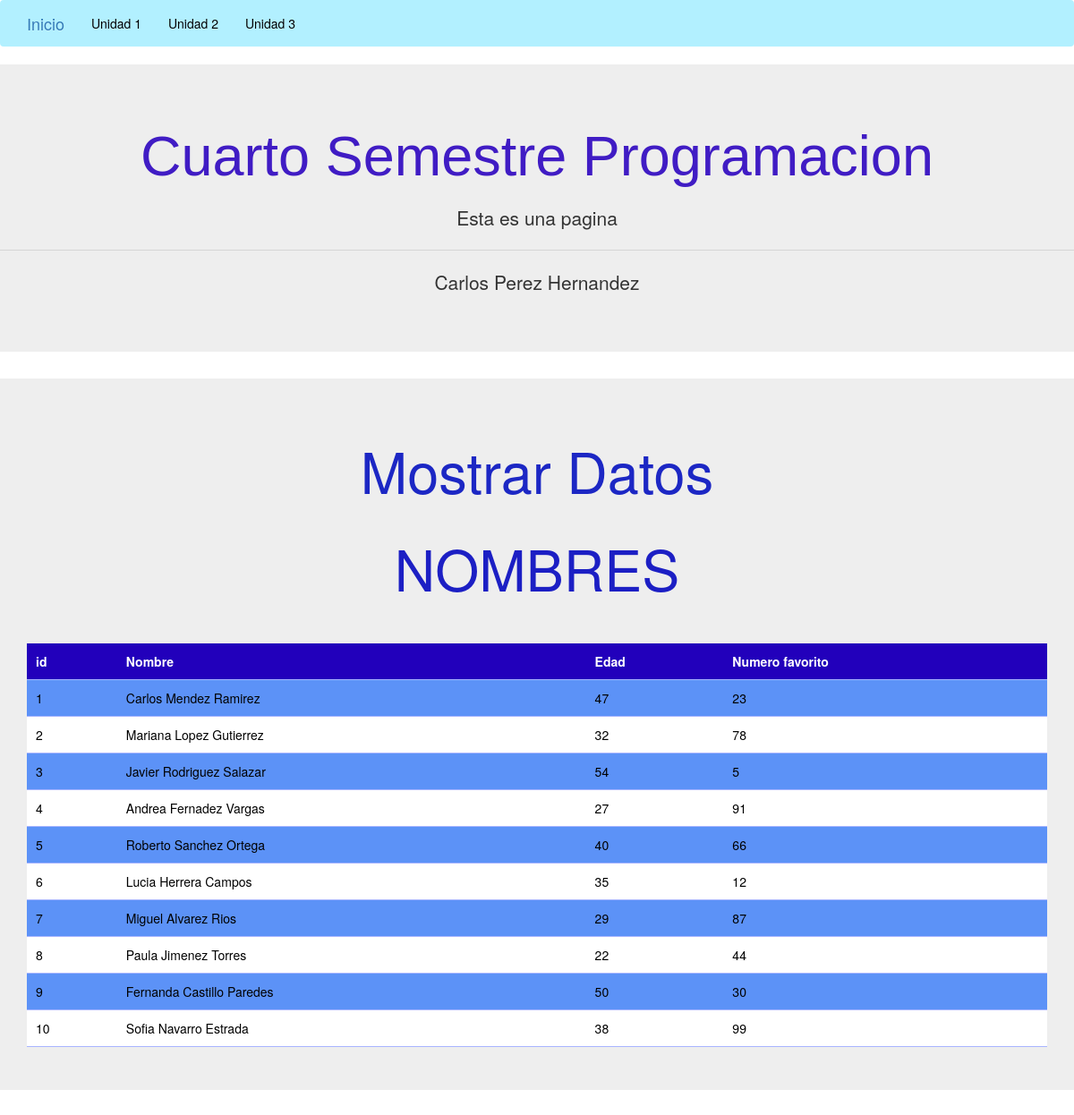
The page /carlos1.php on the database its author committed.
### tables this page shows
CREATE TABLE `lista` (
  `id` int(11) NOT NULL,
  `nombre` varchar(25) NOT NULL,
  `edad` int(10) NOT NULL,
  `numero favorito` int(10) NOT NULL
);

### carlos1.php (the view, shortened to what this page needs)
<!DOCTYPE html>
<html lang="en">
<head>
    <link rel="stylesheet" href="https://maxcdn.bootstrapcdn.com/bootstrap/3.3.1/css/bootstrap.min.css">
    <link rel="stylesheet" href="https://maxcdn.bootstrapcdn.com/bootstrap/3.3.1/css/bootstrap-theme.min.css">
    <link href="https://fonts.cdn fonts.com/css/al-valenciaga-personaluseonly" rel="stylesheet">
<body>
<nav class="navbar navbar-light" style="background-color:rgb(178, 240, 255)">
        <div class="container">
            <a class="navbar-brand" href="indexx.html">Inicio</a>
            <div class="collapse navbar-collapse" id="navbarNavDropdown">
                <ul class="nav navbar-nav">
                    <li class="nav-item dropdown">
                        <a class="nav-link dropdown-toggle" href="#" id="navbarDropdownMenuLink" style="color: black"
                        data-toggle="dropdown" aria-haspopup="true" aria-expanded="false">Unidad 1</a>
                    </li>
                    <li class="nav-item dropdown">
                        <a class="nav-link dropdown-toggle" href="#" id="navbarDropdownMenuLink" style="color: black;"
                        data-toggle="dropdown" aria-haspopup="true" aria-expanded="false">Unidad 2</a>
                    </li>
                    <li class="nav-item dropdown">
                        <a class="nav-link dropdown-toggle" href="#" id="navbarDropdownMenuLink" style="color: black;"
                        data-toggle="dropdown" aria-haspopup="true" aria-expanded="false">Unidad 3</a>
                    </li>
                </ul>
            </div>
        </div>
    </nav>
    <div class="jumbotron">
        <h1  class="display-4 font" style="text-align: center;
        background-color: rgb(64, 28, 196);
        -webkit-background-clip: text;
        background-clip: text;
        color: transparent; font-family: 'Al Valenciaga PersonalUseOnly', sans-serif;">Cuarto Semestre Programacion</h1>        <p class="lead"  style="text-align: center;">Esta es una pagina</p>
        <hr class="my-4">
        <p style="text-align: center;">Carlos Perez Hernandez
        </p>
    </div>
    <div class="jumbotron">
        <h1  class="display-4 font" style="text-align: center;
        background-color:rgb(28, 39, 196);
        -webkit-background-clip: text;
        background-clip: text;
        color: transparent;">Mostrar Datos</h1>
        <?php
        $username = "root";
        $password = "";
        $servername = "localhost";
        $database = "basedata";
        $conexion = new mysqli($servername, $username, $password, $database);
        $sql = "SELECT * FROM `lista`";
        $resultado = $conexion->query($sql);
        ?>
        <div class = "container">
            <h1 class="display-4 font" style="text-align: center;
        background-color:rgb(28, 31, 196);
        -webkit-background-clip: text;
        background-clip: text;
        color: transparent;">NOMBRES</h1>
            <?php if($resultado->num_rows >0):?>
                <table>
                    <tr>
                        <th>id</th>
                        <th>Nombre</th>
                        <th>Edad</th>
                        <th>Numero favorito</th>
                    </tr>
                    <?php while ($fila = $resultado->fetch_assoc()): ?>
                    <tr>
                        <td><?php echo $fila['id']; ?></td>
                        <td><?php echo $fila['nombre']; ?></td>
                        <td><?php echo $fila['edad']; ?></td>
                        <td><?php echo $fila['numero favorito']; ?></td>
                    </tr>
                    <?php endwhile; ?>
                </table>
                <?php else: ?>
                    <p>No se encontraron los nombres</p>
                <?php endif; ?>
        </div>
    </div>
</body>
</html>

### carlos1.php (style rules this page uses)
h1 { text-align: center; color: #000; margin-bottom: 20px; }
table { width: 100%; border-collapse: collapse; margin-top: 50px; border-radius: 50px; }
th,td { padding: 10px; text-align: left; border-bottom: 1px solid rgb(168, 181, 255); }
tr:nth-child(even) { background-color: rgb(92, 146, 247); color: black; }
tr:nth-child(odd) { background-color: white; color: black; }
th { background-color: rgb(34, 0, 187); color: white; }

### rows shown on the page
lista: id "1", nombre "Carlos Mendez Ramirez", edad "47", numero favorito "23"
lista: id "2", nombre "Mariana Lopez Gutierrez", edad "32", numero favorito "78"
lista: id "3", nombre "Javier Rodriguez Salazar", edad "54", numero favorito "5"
lista: id "4", nombre "Andrea Fernadez Vargas", edad "27", numero favorito "91"
lista: id "5", nombre "Roberto Sanchez Ortega", edad "40", numero favorito "66"
lista: id "6", nombre "Lucia Herrera Campos", edad "35", numero favorito "12"
lista: id "7", nombre "Miguel Alvarez Rios", edad "29", numero favorito "87"
lista: id "8", nombre "Paula Jimenez Torres", edad "22", numero favorito "44"
lista: id "9", nombre "Fernanda Castillo Paredes", edad "50", numero favorito "30"
lista: id "10", nombre "Sofia Navarro Estrada", edad "38", numero favorito "99"
